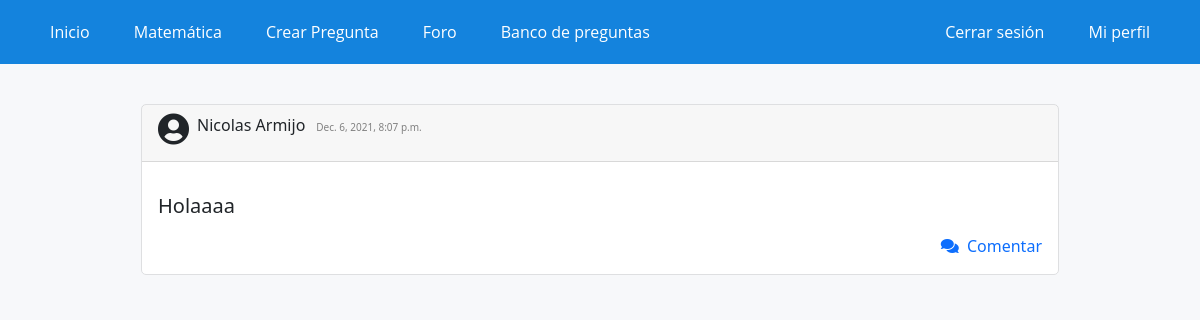
The page /foro/ (signed in) on the database its author committed.
### WebApp/models.py (models this page shows, shortened)
class PostForo(models.Model):
    usuario = models.ForeignKey(settings.AUTH_USER_MODEL, on_delete=models.CASCADE)
    sigla = models.CharField(max_length=7, choices=siglas)
    texto = models.TextField()
    slug = models.SlugField(unique=True, blank=True)
    tiempo = models.DateTimeField(auto_now_add=True)
    class Meta:
        ordering = ['-tiempo']

### WebApp/views.py (the view)
# urls.py: path('foro/', foro, name="foro1"),
def foro(request):
    post = PostForo.objects.all()
    contexto = {
        'post': post
    }
    return render(request, 'app/foro.html', contexto)

### WebApp/templates/app/foro.html (shortened to what this page needs)
{% extends 'app/base.html' %}
{% load static %}
{% block contenido %}
<div class="elContenedor">
    <p>
        {% for post in post %}
        <div class="preguntas mb-3 mx-auto" style="width: 85%;">
            <div class="card-header"><i style="float: left; " class="svg-inline--fa fas fa-user-circle fa-2x">&nbsp;</i>
                <p style="display: inline-block; ">{{post.usuario.first_name}}{{" "}}{{post.usuario.last_name}}</p> &nbsp;<h7 style="color: gray; font-size: 10px;">
                    {{post.tiempo}}</h7>
            </div>
            <div class="card-body">
                <p class="card-text">
                    <h5>{{post.texto}}</h5>
                </p>
                <div>
                    <a style="text-decoration: none;" href="{% url 'foro2' post.pk %}">
                        <div style="text-align: right;"><i class="fas fa-comments "></i>&nbsp;&nbsp;Comentar</div>
                    </a>
                </div>
            </div>
        </div>
        {% endfor %}
    </p>
</div>
{% endblock %}

### WebApp/static/app/css/styles.css (style rules this page uses)
* { margin: 0; padding: 0; -webkit-box-sizing: border-box; -moz-box-sizing: border-box; box-sizing: border-box; }
body { background: rgb(247,248,250); }
.elContenedor { width: 90%; padding-top: 0px; margin:auto; }
.preguntas { background-color: rgb(255,255,255); border-radius: 5px ; margin-bottom: 40px; margin-top: 40px; border: 1px solid rgb(222,223,225); }

### rows shown on the page
PostForo: usuario.first_name "Nicolas", usuario.last_name "Armijo", tiempo "Dec. 6, 2021, 8:07 p.m.", texto "Holaaaa"
